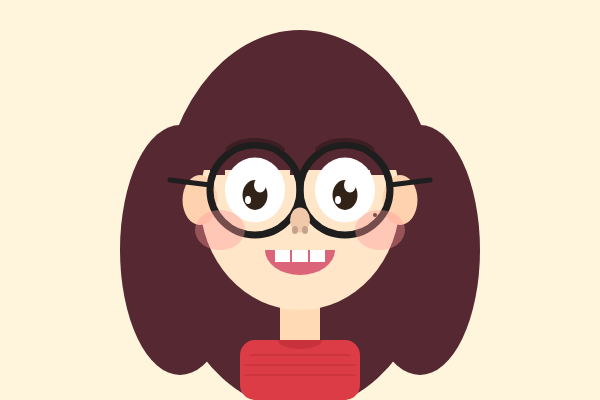
Frame 1 (no input)
Frame 2 (the mouse pressed at the canvas centre, redrawn once): identical to frame 1, image omitted

The p5.js sketch that drew this single still picture (run headless with seeded random() and noise() and a simulated clock; the mouse was pressed at the canvas centre and the sketch redrawn once):

// p5.js sketch
// ── sketch.js
function setup() {
  createCanvas(600, 400);
  noLoop();
}

function draw() {
  background(255, 245, 220);

  // 뒷머리
  fill(85, 40, 50);
  noStroke();
  ellipse(300, 220, 280, 380);
  ellipse(180, 250, 120, 250);
  ellipse(420, 250, 120, 250);

  // 목
  fill(255, 218, 180);
  rect(280, 300, 40, 40);

  // 얼굴
  fill(255, 230, 200);
  ellipse(300, 200, 200, 220);

  // 앞머리
  fill(85, 40, 50);
  arc(300, 120, 220, 140, PI, TWO_PI);
  rect(190, 120, 220, 50);
  rect(210, 115, 15, 60);
  rect(250, 110, 15, 65);
  rect(290, 115, 15, 60);
  rect(330, 110, 15, 65);
  rect(370, 115, 15, 60);

  // 귀
  fill(255, 210, 175);
  ellipse(200, 200, 35, 50);
  ellipse(400, 200, 35, 50);

  // 안경테
  stroke(30, 30, 30);
  strokeWeight(7);
  noFill();
  ellipse(255, 190, 90, 90);
  ellipse(345, 190, 90, 90);
  strokeWeight(6);
  line(300, 190, 300, 185);
  strokeWeight(5);
  line(210, 185, 170, 180);
  line(390, 185, 430, 180);

  // 눈
  fill(255);
  noStroke();
  ellipse(255, 190, 60, 65);
  ellipse(345, 190, 60, 65);
  fill(50, 35, 25);
  ellipse(255, 195, 25, 30);
  ellipse(345, 195, 25, 30);
  fill(255);
  ellipse(260, 185, 12, 15);
  ellipse(350, 185, 12, 15);
  ellipse(248, 200, 6, 8);
  ellipse(338, 200, 6, 8);

  // 눈썹
  noFill();
  stroke(60, 30, 35);
  strokeWeight(4);
  arc(255, 155, 60, 30, PI + 0.2, TWO_PI - 0.2);
  arc(345, 155, 60, 30, PI + 0.2, TWO_PI - 0.2);

  // 코
  fill(240, 200, 170);
  noStroke();
  ellipse(300, 220, 20, 25);
  fill(200, 160, 140);
  ellipse(295, 230, 6, 8);
  ellipse(305, 230, 6, 8);

  // 입
  fill(220, 100, 120);
  arc(300, 250, 70, 50, 0, PI);
  fill(255);
  rect(275, 250, 15, 12);
  rect(292, 250, 16, 12);
  rect(310, 250, 15, 12);

  // 볼
  fill(255, 150, 150, 100);
  ellipse(220, 230, 50, 40);
  ellipse(380, 230, 50, 40);

  // 점
  fill(120, 80, 70);
  ellipse(375, 215, 4, 4);

  // 빨간 니트
  fill(220, 60, 70);
  rect(240, 340, 120, 60, 15);
  fill(200, 50, 60);
  arc(300, 340, 45, 18, 0, PI);
  stroke(200, 50, 60);
  strokeWeight(1.5);
  line(250, 355, 350, 355);
  line(245, 365, 355, 365);
  line(245, 375, 355, 375);
}
